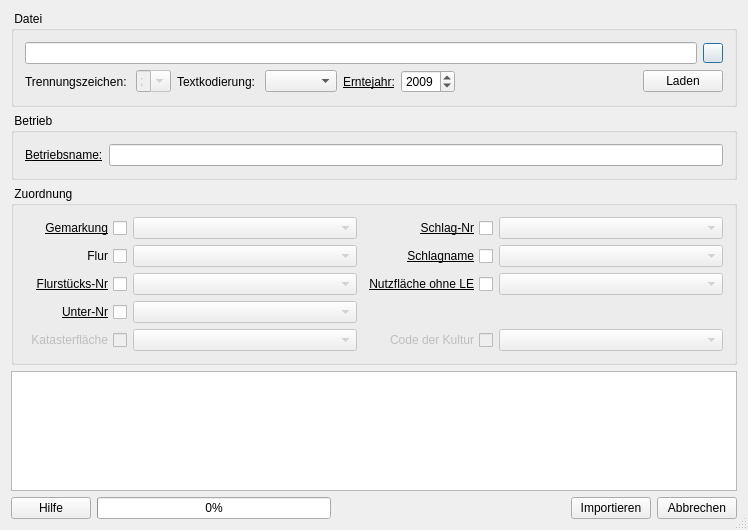
<?xml version="1.0" encoding="UTF-8"?>
<ui version="4.0">
 <class>CsvImportDialogClass</class>
 <widget class="QDialog" name="CsvImportDialogClass">
  <property name="enabled">
   <bool>true</bool>
  </property>
  <property name="geometry">
   <rect>
    <x>0</x>
    <y>0</y>
    <width>748</width>
    <height>530</height>
   </rect>
  </property>
  <property name="windowTitle">
   <string notr="true">CSV Import</string>
  </property>
  <property name="windowIcon">
   <iconset resource="res/res.qrc">
    <normaloff>:/pic/spread.png</normaloff>:/pic/spread.png</iconset>
  </property>
  <property name="sizeGripEnabled">
   <bool>true</bool>
  </property>
  <layout class="QVBoxLayout" name="verticalLayout_3">
   <item>
    <widget class="QGroupBox" name="groupBox">
     <property name="sizePolicy">
      <sizepolicy hsizetype="Preferred" vsizetype="Preferred">
       <horstretch>0</horstretch>
       <verstretch>0</verstretch>
      </sizepolicy>
     </property>
     <property name="title">
      <string notr="true"> Datei </string>
     </property>
     <layout class="QVBoxLayout" name="verticalLayout">
      <item>
       <layout class="QHBoxLayout" name="horizontalLayout_3">
        <item>
         <widget class="QLineEdit" name="fileLineEdit">
          <property name="readOnly">
           <bool>true</bool>
          </property>
         </widget>
        </item>
        <item>
         <widget class="QPushButton" name="filePushButton">
          <property name="minimumSize">
           <size>
            <width>20</width>
            <height>20</height>
           </size>
          </property>
          <property name="maximumSize">
           <size>
            <width>20</width>
            <height>20</height>
           </size>
          </property>
          <property name="icon">
           <iconset resource="res/res.qrc">
            <normaloff>:/pic/folder_blue_open.png</normaloff>:/pic/folder_blue_open.png</iconset>
          </property>
         </widget>
        </item>
       </layout>
      </item>
      <item>
       <layout class="QHBoxLayout" name="horizontalLayout_2">
        <item>
         <widget class="QLabel" name="label_5">
          <property name="text">
           <string notr="true">Trennungszeichen: </string>
          </property>
         </widget>
        </item>
        <item>
         <widget class="QComboBox" name="comboBoxSep">
          <property name="enabled">
           <bool>false</bool>
          </property>
          <property name="sizePolicy">
           <sizepolicy hsizetype="Fixed" vsizetype="Fixed">
            <horstretch>0</horstretch>
            <verstretch>0</verstretch>
           </sizepolicy>
          </property>
          <property name="minimumSize">
           <size>
            <width>35</width>
            <height>0</height>
           </size>
          </property>
          <property name="maximumSize">
           <size>
            <width>35</width>
            <height>16777215</height>
           </size>
          </property>
          <property name="editable">
           <bool>true</bool>
          </property>
          <property name="sizeAdjustPolicy">
           <enum>QComboBox::AdjustToContents</enum>
          </property>
          <property name="minimumContentsLength">
           <number>1</number>
          </property>
          <item>
           <property name="text">
            <string notr="true">;</string>
           </property>
          </item>
          <item>
           <property name="text">
            <string notr="true">,</string>
           </property>
          </item>
         </widget>
        </item>
        <item>
         <widget class="QLabel" name="label">
          <property name="text">
           <string notr="true">Textkodierung: </string>
          </property>
         </widget>
        </item>
        <item>
         <widget class="QComboBox" name="comboBoxCodec"/>
        </item>
        <item>
         <widget class="QLabel" name="label_2">
          <property name="font">
           <font>
            <italic>false</italic>
            <underline>true</underline>
           </font>
          </property>
          <property name="text">
           <string notr="true">Erntejahr:</string>
          </property>
         </widget>
        </item>
        <item>
         <widget class="QDateEdit" name="dateEdit">
          <property name="enabled">
           <bool>true</bool>
          </property>
          <property name="displayFormat">
           <string notr="true">yyyy</string>
          </property>
          <property name="date">
           <date>
            <year>2009</year>
            <month>1</month>
            <day>1</day>
           </date>
          </property>
         </widget>
        </item>
        <item>
         <spacer name="horizontalSpacer_2">
          <property name="orientation">
           <enum>Qt::Horizontal</enum>
          </property>
          <property name="sizeHint" stdset="0">
           <size>
            <width>40</width>
            <height>20</height>
           </size>
          </property>
         </spacer>
        </item>
        <item>
         <widget class="QPushButton" name="pushButtonLoad">
          <property name="toolTip">
           <string notr="true">CSV Datei laden</string>
          </property>
          <property name="text">
           <string notr="true">Laden</string>
          </property>
          <property name="icon">
           <iconset resource="res/res.qrc">
            <normaloff>:/pic/reload.png</normaloff>:/pic/reload.png</iconset>
          </property>
         </widget>
        </item>
       </layout>
      </item>
     </layout>
    </widget>
   </item>
   <item>
    <widget class="QGroupBox" name="groupBox_2">
     <property name="title">
      <string notr="true"> Betrieb </string>
     </property>
     <layout class="QFormLayout" name="formLayout">
      <item row="0" column="0">
       <widget class="QLabel" name="label_3">
        <property name="font">
         <font>
          <underline>true</underline>
         </font>
        </property>
        <property name="text">
         <string notr="true">Betriebsname:</string>
        </property>
        <property name="buddy">
         <cstring>lineEditUserName</cstring>
        </property>
       </widget>
      </item>
      <item row="0" column="1">
       <widget class="QLineEdit" name="lineEditUserName"/>
      </item>
     </layout>
    </widget>
   </item>
   <item>
    <widget class="QGroupBox" name="groupBox_3">
     <property name="title">
      <string notr="true"> Zuordnung </string>
     </property>
     <layout class="QVBoxLayout" name="verticalLayout_2">
      <item>
       <layout class="QGridLayout" name="gridLayout">
        <item row="0" column="0">
         <widget class="QCheckBox" name="checkBoxGemark">
          <property name="font">
           <font>
            <underline>true</underline>
           </font>
          </property>
          <property name="layoutDirection">
           <enum>Qt::RightToLeft</enum>
          </property>
          <property name="text">
           <string notr="true">Gemarkung</string>
          </property>
         </widget>
        </item>
        <item row="0" column="1">
         <widget class="QComboBox" name="comboBoxGemark">
          <property name="enabled">
           <bool>false</bool>
          </property>
          <property name="sizePolicy">
           <sizepolicy hsizetype="Expanding" vsizetype="Fixed">
            <horstretch>0</horstretch>
            <verstretch>0</verstretch>
           </sizepolicy>
          </property>
         </widget>
        </item>
        <item row="0" column="2">
         <widget class="QCheckBox" name="checkBoxFieldNr">
          <property name="font">
           <font>
            <underline>true</underline>
           </font>
          </property>
          <property name="layoutDirection">
           <enum>Qt::RightToLeft</enum>
          </property>
          <property name="text">
           <string notr="true">Schlag-Nr</string>
          </property>
         </widget>
        </item>
        <item row="0" column="3">
         <widget class="QComboBox" name="comboBoxFieldNr">
          <property name="enabled">
           <bool>false</bool>
          </property>
          <property name="sizePolicy">
           <sizepolicy hsizetype="Expanding" vsizetype="Fixed">
            <horstretch>0</horstretch>
            <verstretch>0</verstretch>
           </sizepolicy>
          </property>
         </widget>
        </item>
        <item row="1" column="0">
         <widget class="QCheckBox" name="checkBoxFlur">
          <property name="layoutDirection">
           <enum>Qt::RightToLeft</enum>
          </property>
          <property name="text">
           <string notr="true">Flur</string>
          </property>
         </widget>
        </item>
        <item row="1" column="1">
         <widget class="QComboBox" name="comboBoxFlur">
          <property name="enabled">
           <bool>false</bool>
          </property>
          <property name="sizePolicy">
           <sizepolicy hsizetype="Expanding" vsizetype="Fixed">
            <horstretch>0</horstretch>
            <verstretch>0</verstretch>
           </sizepolicy>
          </property>
         </widget>
        </item>
        <item row="1" column="2">
         <widget class="QCheckBox" name="checkBoxFieldName">
          <property name="font">
           <font>
            <underline>true</underline>
           </font>
          </property>
          <property name="layoutDirection">
           <enum>Qt::RightToLeft</enum>
          </property>
          <property name="text">
           <string notr="true">Schlagname</string>
          </property>
         </widget>
        </item>
        <item row="1" column="3">
         <widget class="QComboBox" name="comboBoxFieldName">
          <property name="enabled">
           <bool>false</bool>
          </property>
          <property name="sizePolicy">
           <sizepolicy hsizetype="Expanding" vsizetype="Fixed">
            <horstretch>0</horstretch>
            <verstretch>0</verstretch>
           </sizepolicy>
          </property>
         </widget>
        </item>
        <item row="2" column="0">
         <widget class="QCheckBox" name="checkBoxLotNr">
          <property name="font">
           <font>
            <underline>true</underline>
           </font>
          </property>
          <property name="layoutDirection">
           <enum>Qt::RightToLeft</enum>
          </property>
          <property name="text">
           <string notr="true">Flurstücks-Nr</string>
          </property>
         </widget>
        </item>
        <item row="2" column="1">
         <widget class="QComboBox" name="comboBoxLotNr">
          <property name="enabled">
           <bool>false</bool>
          </property>
          <property name="sizePolicy">
           <sizepolicy hsizetype="Expanding" vsizetype="Fixed">
            <horstretch>0</horstretch>
            <verstretch>0</verstretch>
           </sizepolicy>
          </property>
         </widget>
        </item>
        <item row="2" column="2">
         <widget class="QCheckBox" name="checkBoxFieldLotSize">
          <property name="font">
           <font>
            <underline>true</underline>
           </font>
          </property>
          <property name="layoutDirection">
           <enum>Qt::RightToLeft</enum>
          </property>
          <property name="text">
           <string notr="true">Nutzfläche ohne LE</string>
          </property>
         </widget>
        </item>
        <item row="2" column="3">
         <widget class="QComboBox" name="comboBoxFieldLotSize">
          <property name="enabled">
           <bool>false</bool>
          </property>
          <property name="sizePolicy">
           <sizepolicy hsizetype="Expanding" vsizetype="Fixed">
            <horstretch>0</horstretch>
            <verstretch>0</verstretch>
           </sizepolicy>
          </property>
         </widget>
        </item>
        <item row="4" column="0">
         <widget class="QCheckBox" name="checkBoxLotSize">
          <property name="enabled">
           <bool>false</bool>
          </property>
          <property name="layoutDirection">
           <enum>Qt::RightToLeft</enum>
          </property>
          <property name="text">
           <string notr="true">Katasterfläche</string>
          </property>
         </widget>
        </item>
        <item row="4" column="1">
         <widget class="QComboBox" name="comboBoxLotSize">
          <property name="enabled">
           <bool>false</bool>
          </property>
          <property name="sizePolicy">
           <sizepolicy hsizetype="Expanding" vsizetype="Fixed">
            <horstretch>0</horstretch>
            <verstretch>0</verstretch>
           </sizepolicy>
          </property>
         </widget>
        </item>
        <item row="4" column="2">
         <widget class="QCheckBox" name="checkBoxCropCode">
          <property name="enabled">
           <bool>false</bool>
          </property>
          <property name="layoutDirection">
           <enum>Qt::RightToLeft</enum>
          </property>
          <property name="text">
           <string notr="true">Code der Kultur</string>
          </property>
         </widget>
        </item>
        <item row="4" column="3">
         <widget class="QComboBox" name="comboBoxCropCodeNr">
          <property name="enabled">
           <bool>false</bool>
          </property>
          <property name="sizePolicy">
           <sizepolicy hsizetype="Expanding" vsizetype="Fixed">
            <horstretch>0</horstretch>
            <verstretch>0</verstretch>
           </sizepolicy>
          </property>
         </widget>
        </item>
        <item row="3" column="1">
         <widget class="QComboBox" name="comboBoxLotSubNr">
          <property name="enabled">
           <bool>false</bool>
          </property>
         </widget>
        </item>
        <item row="3" column="0">
         <widget class="QCheckBox" name="checkBoxLotSubNr">
          <property name="font">
           <font>
            <underline>true</underline>
           </font>
          </property>
          <property name="layoutDirection">
           <enum>Qt::RightToLeft</enum>
          </property>
          <property name="text">
           <string notr="true">Unter-Nr</string>
          </property>
         </widget>
        </item>
       </layout>
      </item>
     </layout>
    </widget>
   </item>
   <item>
    <widget class="QTableView" name="tableView">
     <property name="editTriggers">
      <set>QAbstractItemView::NoEditTriggers</set>
     </property>
    </widget>
   </item>
   <item>
    <layout class="QHBoxLayout" name="horizontalLayout">
     <item>
      <widget class="QPushButton" name="pushButtonHelp">
       <property name="text">
        <string notr="true">Hilfe</string>
       </property>
       <property name="icon">
        <iconset resource="res/res.qrc">
         <normaloff>:/pic/question.png</normaloff>:/pic/question.png</iconset>
       </property>
      </widget>
     </item>
     <item>
      <widget class="QProgressBar" name="progressBar">
       <property name="value">
        <number>0</number>
       </property>
      </widget>
     </item>
     <item>
      <spacer name="horizontalSpacer">
       <property name="orientation">
        <enum>Qt::Horizontal</enum>
       </property>
       <property name="sizeHint" stdset="0">
        <size>
         <width>40</width>
         <height>20</height>
        </size>
       </property>
      </spacer>
     </item>
     <item>
      <widget class="QPushButton" name="pushButtonOk">
       <property name="toolTip">
        <string notr="true">Daten importieren</string>
       </property>
       <property name="text">
        <string notr="true">Importieren</string>
       </property>
       <property name="icon">
        <iconset resource="res/res.qrc">
         <normaloff>:/pic/down.png</normaloff>:/pic/down.png</iconset>
       </property>
      </widget>
     </item>
     <item>
      <widget class="QPushButton" name="pushButtonCancel">
       <property name="toolTip">
        <string notr="true">Import abbrechen</string>
       </property>
       <property name="text">
        <string notr="true">Abbrechen</string>
       </property>
       <property name="icon">
        <iconset resource="res/res.qrc">
         <normaloff>:/pic/remove.png</normaloff>:/pic/remove.png</iconset>
       </property>
      </widget>
     </item>
    </layout>
   </item>
  </layout>
 </widget>
 <layoutdefault spacing="6" margin="11"/>
 <resources>
  <include location="res/res.qrc"/>
 </resources>
 <connections>
  <connection>
   <sender>checkBoxGemark</sender>
   <signal>toggled(bool)</signal>
   <receiver>comboBoxGemark</receiver>
   <slot>setEnabled(bool)</slot>
   <hints>
    <hint type="sourcelabel">
     <x>119</x>
     <y>215</y>
    </hint>
    <hint type="destinationlabel">
     <x>367</x>
     <y>216</y>
    </hint>
   </hints>
  </connection>
  <connection>
   <sender>checkBoxLotNr</sender>
   <signal>toggled(bool)</signal>
   <receiver>comboBoxLotNr</receiver>
   <slot>setEnabled(bool)</slot>
   <hints>
    <hint type="sourcelabel">
     <x>123</x>
     <y>267</y>
    </hint>
    <hint type="destinationlabel">
     <x>367</x>
     <y>268</y>
    </hint>
   </hints>
  </connection>
  <connection>
   <sender>checkBoxLotSize</sender>
   <signal>toggled(bool)</signal>
   <receiver>comboBoxLotSize</receiver>
   <slot>setEnabled(bool)</slot>
   <hints>
    <hint type="sourcelabel">
     <x>130</x>
     <y>319</y>
    </hint>
    <hint type="destinationlabel">
     <x>367</x>
     <y>320</y>
    </hint>
   </hints>
  </connection>
  <connection>
   <sender>checkBoxFieldNr</sender>
   <signal>toggled(bool)</signal>
   <receiver>comboBoxFieldNr</receiver>
   <slot>setEnabled(bool)</slot>
   <hints>
    <hint type="sourcelabel">
     <x>489</x>
     <y>215</y>
    </hint>
    <hint type="destinationlabel">
     <x>726</x>
     <y>216</y>
    </hint>
   </hints>
  </connection>
  <connection>
   <sender>checkBoxFieldName</sender>
   <signal>toggled(bool)</signal>
   <receiver>comboBoxFieldName</receiver>
   <slot>setEnabled(bool)</slot>
   <hints>
    <hint type="sourcelabel">
     <x>489</x>
     <y>241</y>
    </hint>
    <hint type="destinationlabel">
     <x>726</x>
     <y>242</y>
    </hint>
   </hints>
  </connection>
  <connection>
   <sender>checkBoxFieldLotSize</sender>
   <signal>toggled(bool)</signal>
   <receiver>comboBoxFieldLotSize</receiver>
   <slot>setEnabled(bool)</slot>
   <hints>
    <hint type="sourcelabel">
     <x>489</x>
     <y>267</y>
    </hint>
    <hint type="destinationlabel">
     <x>726</x>
     <y>268</y>
    </hint>
   </hints>
  </connection>
  <connection>
   <sender>checkBoxCropCode</sender>
   <signal>toggled(bool)</signal>
   <receiver>comboBoxCropCodeNr</receiver>
   <slot>setEnabled(bool)</slot>
   <hints>
    <hint type="sourcelabel">
     <x>489</x>
     <y>319</y>
    </hint>
    <hint type="destinationlabel">
     <x>726</x>
     <y>320</y>
    </hint>
   </hints>
  </connection>
  <connection>
   <sender>pushButtonCancel</sender>
   <signal>clicked()</signal>
   <receiver>CsvImportDialogClass</receiver>
   <slot>reject()</slot>
   <hints>
    <hint type="sourcelabel">
     <x>737</x>
     <y>519</y>
    </hint>
    <hint type="destinationlabel">
     <x>656</x>
     <y>489</y>
    </hint>
   </hints>
  </connection>
  <connection>
   <sender>checkBoxFlur</sender>
   <signal>toggled(bool)</signal>
   <receiver>comboBoxFlur</receiver>
   <slot>setEnabled(bool)</slot>
   <hints>
    <hint type="sourcelabel">
     <x>67</x>
     <y>241</y>
    </hint>
    <hint type="destinationlabel">
     <x>297</x>
     <y>242</y>
    </hint>
   </hints>
  </connection>
  <connection>
   <sender>checkBoxLotSubNr</sender>
   <signal>toggled(bool)</signal>
   <receiver>comboBoxLotSubNr</receiver>
   <slot>setEnabled(bool)</slot>
   <hints>
    <hint type="sourcelabel">
     <x>74</x>
     <y>286</y>
    </hint>
    <hint type="destinationlabel">
     <x>171</x>
     <y>282</y>
    </hint>
   </hints>
  </connection>
 </connections>
</ui>
